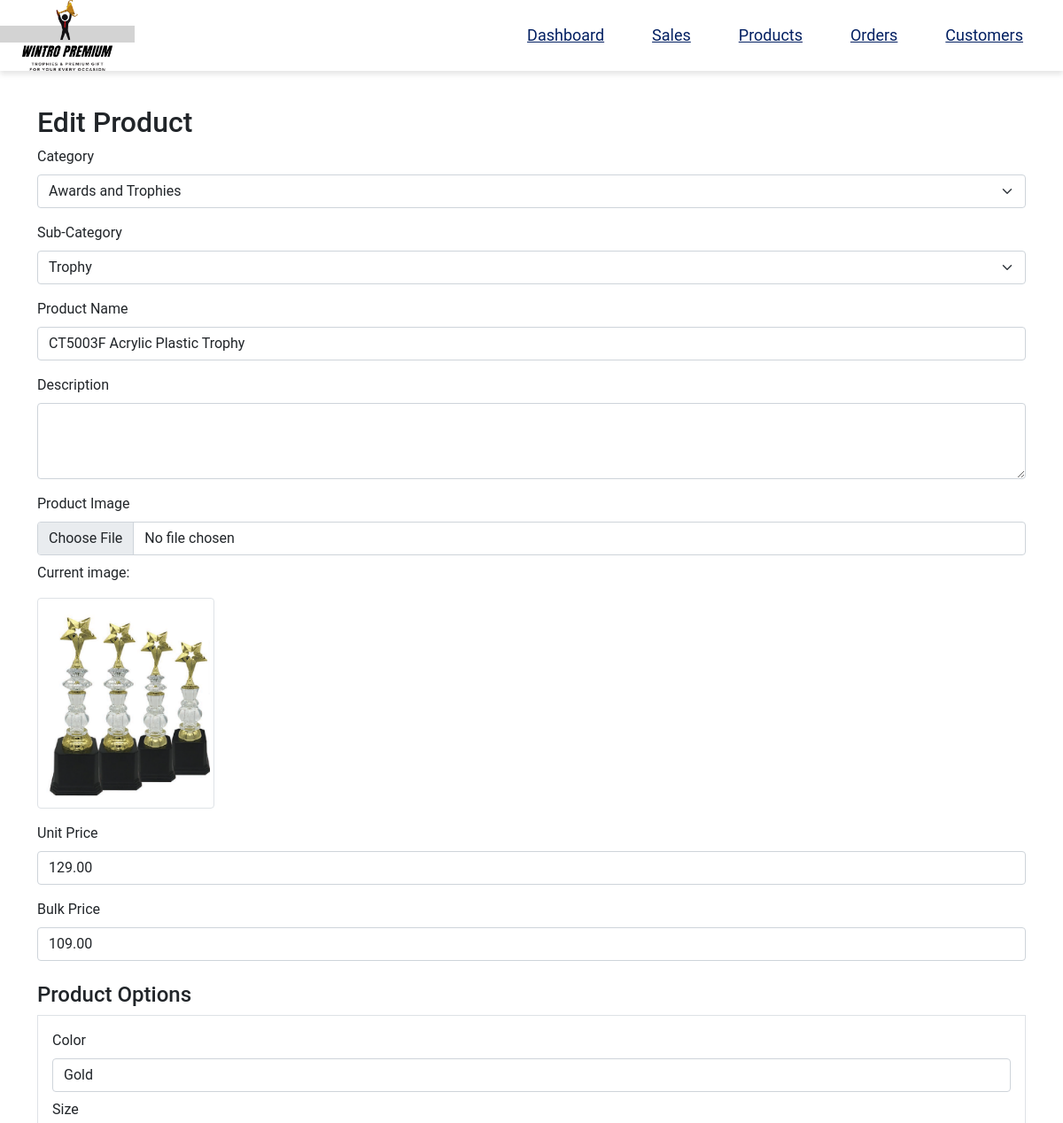
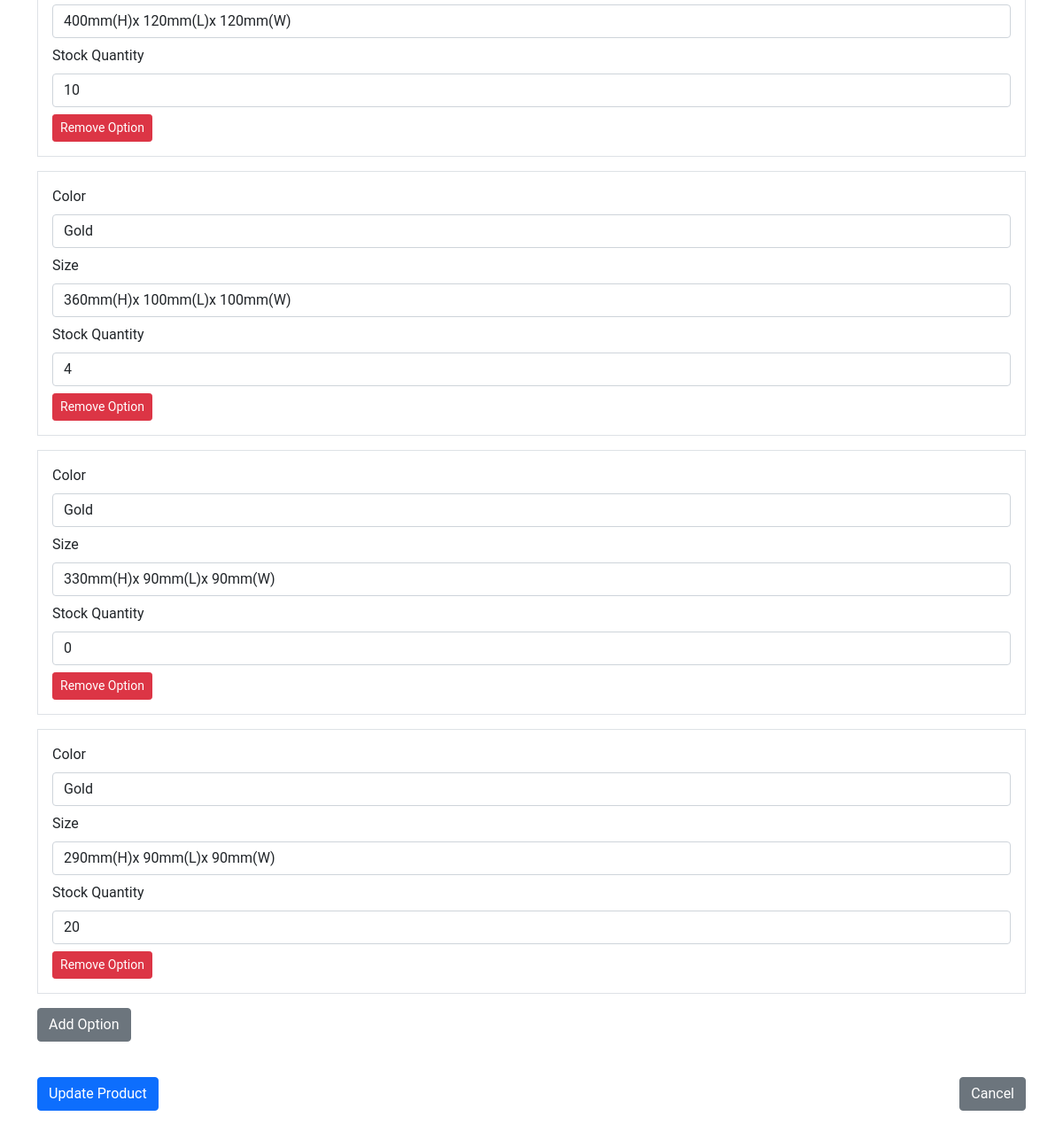
The page /app/Admin/products_edit.php?id=1 (signed in) on the database its author committed (2 pictures, top to bottom).
### tables this page shows
CREATE TABLE IF NOT EXISTS product (
    product_id INT(12) AUTO_INCREMENT PRIMARY KEY,
    product_name VARCHAR(100) NOT NULL,
    product_description TEXT DEFAULT NULL,
    product_image VARCHAR(200) NOT NULL,
    product_unit_price DECIMAL(10, 2) NOT NULL,
    product_bulk_price DECIMAL(10, 2) DEFAULT NULL,
    product_created_at TIMESTAMP DEFAULT CURRENT_TIMESTAMP,
    product_upated_at TIMESTAMP DEFAULT CURRENT_TIMESTAMP ON UPDATE CURRENT_TIMESTAMP,
    sub_category_id INT(12),
    FOREIGN KEY (sub_category_id) REFERENCES sub_category(sub_category_id)
);

CREATE TABLE IF NOT EXISTS options (
    option_id INT(12) AUTO_INCREMENT PRIMARY KEY,
    option_colour VARCHAR(50),
    option_size VARCHAR(50) NOT NULL,
    product_id INT(12) NOT NULL,
    FOREIGN KEY (product_id) REFERENCES product (product_id)
);

CREATE TABLE IF NOT EXISTS inventory (
    inventory_id INT(12) AUTO_INCREMENT PRIMARY KEY,
    stock_quantity INT(12) NOT NULL,
    option_id INT(12),
    product_id INT(12) NOT NULL,
    FOREIGN KEY (product_id) REFERENCES product (product_id),
    FOREIGN KEY (option_id) REFERENCES options (option_id)
);

### app/Admin/products_edit.php (the view, shortened to what this page needs)
<?php
require_once '../includes/dbh-inc.php';
$target_dir = "../Product/uploads/";
$product_id = isset($_GET['id']) ? (int)$_GET['id'] : 0;
$stmt = $pdo->prepare("
    SELECT
        p.*,
        c.category_id,
        c.category_name,
        s.sub_category_name,
        o.option_id,
        o.option_colour,
        o.option_size,
        i.inventory_id,
        i.stock_quantity
    FROM product p
    LEFT JOIN sub_category s ON p.sub_category_id = s.sub_category_id
    LEFT JOIN category c ON s.category_id = c.category_id
    LEFT JOIN options o ON p.product_id = o.product_id
    LEFT JOIN inventory i ON (p.product_id = i.product_id AND i.option_id = o.option_id)
    WHERE p.product_id = ?
");
$stmt->execute([$product_id]);
$results = $stmt->fetchAll(PDO::FETCH_ASSOC);
$product = [
    'product_id' => $results[0]['product_id'],
    'product_name' => $results[0]['product_name'],
    'product_description' => $results[0]['product_description'],
    'product_image' => $results[0]['product_image'],
    'product_unit_price' => $results[0]['product_unit_price'],
    'product_bulk_price' => $results[0]['product_bulk_price'],
    'category_id' => $results[0]['category_id'],
    'sub_category_id' => $results[0]['sub_category_id'],
    'category_name' => $results[0]['category_name'],
    'sub_category_name' => $results[0]['sub_category_name'],
    'options' => []
];
foreach ($results as $row) {
    if ($row['option_id']) {
        $product['options'][] = [
            'option_id' => $row['option_id'],
            'option_colour' => $row['option_colour'],
            'option_size' => $row['option_size'],
            'stock_quantity' => $row['stock_quantity']
        ];
    }
}
$categories = $pdo->query("SELECT * FROM category")->fetchAll(PDO::FETCH_ASSOC);
$subcategories = $pdo->query("SELECT * FROM sub_category")->fetchAll(PDO::FETCH_ASSOC);
?>
<!DOCTYPE html>
<html lang="en">
<head>
    <link href="https://cdn.jsdelivr.net/npm/bootstrap@5.1.3/dist/css/bootstrap.min.css" rel="stylesheet">
    <?php include 'header.php'; ?>
</head>
<body>
    <div class="container mt-4">
        <h2>Edit Product</h2>
        <form method="POST" enctype="multipart/form-data">
            <div class="mb-3">
                <label for="category" class="form-label">Category</label>
                <select class="form-select" id="category" name="category">
                    <?php foreach ($categories as $category): ?>
                        <option value="<?= $category['category_id']; ?>"
                            <?= $category['category_id'] == $product['category_id'] ? 'selected' : ''; ?>>
                            <?= htmlspecialchars($category['category_name']); ?>
                        </option>
                    <?php endforeach; ?>
                </select>
            </div>
            <div class="mb-3">
                <label for="sub_category" class="form-label">Sub-Category</label>
                <select class="form-select" id="sub_category" name="sub_category" required>
                    <?php foreach ($subcategories as $subcategory): ?>
                        <option value="<?= $subcategory['sub_category_id']; ?>"
                            <?= $subcategory['sub_category_id'] == $product['sub_category_id'] ? 'selected' : ''; ?>>
                            <?= htmlspecialchars($subcategory['sub_category_name']); ?>
                        </option>
                    <?php endforeach; ?>
                </select>
            </div>
            <div class="mb-3">
                <label for="name" class="form-label">Product Name</label>
                <input type="text" class="form-control" id="name" name="name"
                    value="<?= htmlspecialchars($product['product_name']); ?>" required>
            </div>
            <div class="mb-3">
                <label for="description" class="form-label">Description</label>
                <textarea class="form-control" id="description" name="description" rows="3"><?= htmlspecialchars($product['product_description'] ?? ''); ?></textarea>
            </div>
            <div class="mb-3">
                <label for="product_image" class="form-label">Product Image</label>
                <input type="file" class="form-control" id="product_image" name="product_image">
                <?php if (!empty($product['product_image'])): ?>
                    <div class="mt-2">
                        <p>Current image:</p>
                        <img src="<?= htmlspecialchars($target_dir . basename($product['product_image'])); ?>"
                             alt="Current product image" class="img-thumbnail" style="max-width: 200px;">
                    </div>
                <?php endif; ?>
            </div>
            <div class="mb-3">
                <label for="unit_price" class="form-label">Unit Price</label>
                <input type="number" class="form-control" id="unit_price" name="unit_price"
                    step="0.01" value="<?= htmlspecialchars($product['product_unit_price']); ?>" required>
            </div>
            <div class="mb-3">
                <label for="bulk_price" class="form-label">Bulk Price</label>
                <input type="number" class="form-control" id="bulk_price" name="bulk_price"
                    step="0.01" value="<?= htmlspecialchars($product['product_bulk_price']); ?>">
            </div>
            <h4 class="mt-4">Product Options</h4>
            <div id="options-container">
                <?php foreach ($product['options'] as $index => $option): ?>
                    <div class="option-group mb-3 border p-3">
                        <div class="mb-2">
                            <label class="form-label">Color</label>
                            <input type="text" class="form-control" name="options[<?= $index ?>][colour]"
                                value="<?= htmlspecialchars($option['option_colour']); ?>">
                        </div>
                        <div class="mb-2">
                            <label class="form-label">Size</label>
                            <input type="text" class="form-control" name="options[<?= $index ?>][size]"
                                value="<?= htmlspecialchars($option['option_size']); ?>">
                        </div>
                        <div class="mb-2">
                            <label class="form-label">Stock Quantity</label>
                            <input type="number" class="form-control" name="options[<?= $index ?>][quantity]"
                                value="<?= htmlspecialchars($option['stock_quantity']); ?>">
                        </div>
                        <button type="button" class="btn btn-danger btn-sm remove-option">Remove Option</button>
                    </div>
                <?php endforeach; ?>
            </div>
            <button type="button" class="btn btn-secondary mb-3" id="add-option">Add Option</button>
            <div class="d-flex justify-content-between mt-4">
                <button type="submit" class="btn btn-primary">Update Product</button>
                <a href="products_view.php" class="btn btn-secondary">Cancel</a>
            </div>
        </form>
    </div>
</body>
</html>

### app/Admin/style.css (style rules this page uses)
* { padding: 0; margin: 0; text-decoration: none; list-style: none; box-sizing: border-box; font-family: "Roboto", sans-serif; }
body { margin: 15px; padding-top: 80px; overflow-x: hidden; overflow-y: auto; }

### rows shown on the page
product: option_colour "Gold", option_size "400mm(H)x 120mm(L)x 120mm(W)", stock_quantity "10", option_size "360mm(H)x 100mm(L)x 100mm(W)", stock_quantity "4", option_size "330mm(H)x 90mm(L)x 90mm(W)", stock_quantity "0", option_size "290mm(H)x 90mm(L)x 90mm(W)", stock_quantity "20"

### other values the page prints
form field category "Awards and Trophies"
form field sub_category "Trophy"
